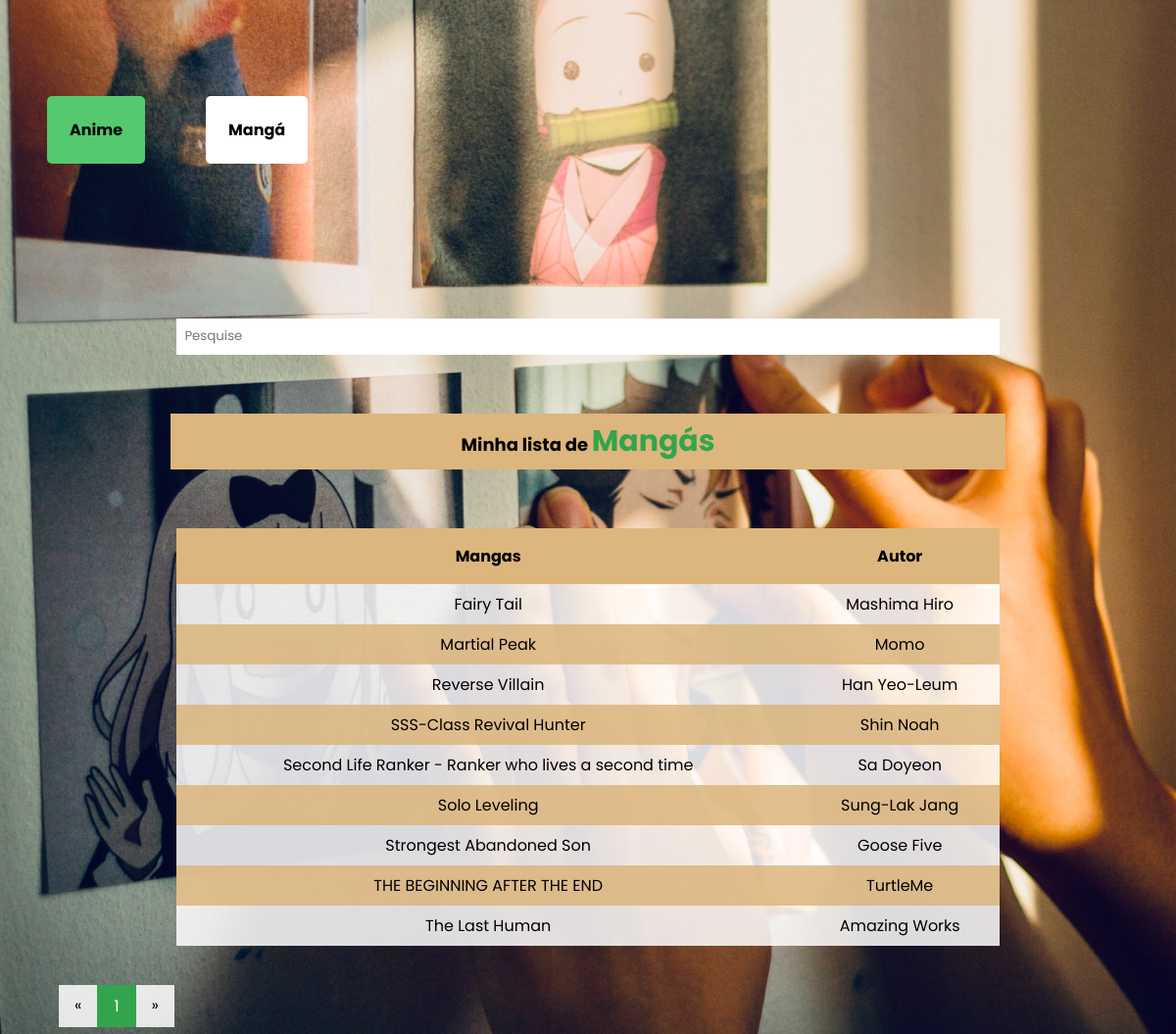
Page /manga/ on the committed database.
### anime/models.py (models this page shows, shortened)
class Manga(models.Model):
    nome = models.CharField(max_length=150)
    nome_alternativo = models.CharField(max_length=150, blank=True)
    ano_lancamento = models.DateField(default=timezone.now)
    autor = models.ForeignKey(Autor, on_delete=models.DO_NOTHING, default=4)
    foto = models.ImageField(blank=True, upload_to='fotos/fotos_manga/%Y%m%d')
    imagem_url = models.URLField(blank=True)
    '''def autores(self):
        return ','.join([autor.nome for autor in self.autor.all])'''

class Autor(models.Model):
    nome = models.CharField(max_length=100)
    def __str__(self):
        return self.nome

### anime/views.py (the view)
# urls.py: path('manga/', views.manga, name='manga'),
def manga(request):
    mangas = Manga.objects.order_by('nome')
    paginator = Paginator(mangas, 10)
    page = request.GET.get('p')
    mangas = paginator.get_page(page)
    return render(request, 'animes/manga.html', {
        'mangas': mangas
    })

### anime/templates/animes/manga.html (shortened to what this page needs)
{% load static %}
<!DOCTYPE html>
<html lang="pt">
<head>
    <link rel="stylesheet" href="{% static './estilo_img/anime.css' %}">
</head>
<body>
    <nav>
        <a href="{% url 'index' %}" id="menu_anime">Anime</a>
        <a href="{% url 'manga' %}" id="menu_manga">Mangá</a>
    </nav>
    <div id="div_de_pesquisa">
        <form method="get" action="{% url 'manga_busca' %}">
            <input type="search" name="termo" id="bara_de_pesquisa" placeholder="Pesquise">
        </form>
    </div>
    <p>Minha lista de <span>Mangás</span></p>
    <table>
        <thead>
            <tr>
                <th>Mangas</th>
                <th>Autor</th>
            </tr>
        </thead>
        <tbody>
            {% for manga in mangas %}
            <tr>
                <td><a href="{% url 'manga_detalhe' manga.id %}">{{manga.nome}}</a></td>
                <td>{{ manga.autor }}</td>
            </tr>
            {% endfor %}
        </tbody>
    </table>
    <div class="pagination">
        <a href="#">&laquo;</a>
        {% for pagina in mangas.paginator.page_range %}
            <a {% if mangas.number == pagina %} class="active" {% endif %} href="?p={{ pagina }}">{{pagina}}</a>
        {% endfor %}
        <a href="#">&raquo;</a>
    </div>
</body>
</html>

### templates/static/estilo_img/anime.css (style rules this page uses)
* { font-family: 'Poppins', sans-serif; margin: 0; }
body { background: #4b3e3eb2 url(./imagens/haikkyu.jpg) no-repeat fixed center; background-size: cover; }
nav { margin: 10% auto 15% 4%; }
#menu_manga { margin-left: 05%; }
nav a { text-decoration: none; background-color: #fff; padding: 2%; border-radius: 5px; font-weight: bold; color: #000; }
#menu_anime { background-color: #54C96D; }
#div_de_pesquisa { width: 100%; display: flex; }
form { margin: auto; width: 70%; }
input[type="search"] { border-style: none; width: 100%; padding: 1%; }
h1, p { background-color: rgba(220, 182, 125, 1); width: 70%; margin: 5% auto; padding: 0.5%; font-weight: bold; text-align: center; font-size: large; }
span { color: rgba(52, 164, 76, 1); font-size: 30px; }
table { width: 70%; margin: 3% auto 5vh auto; border-collapse: collapse;background-color: rgba(255, 255, 255, 0.85); }
th { background-color: rgba(220, 182, 125, 1); padding: 1rem; }
tbody td { padding: 0.5rem; }
td { text-align: center; }
tr a { text-decoration: none; color: #000; }
tr:nth-child(even) { background-color: rgba(220, 182, 125, 0.85); }
.pagination { display: inline-block; background-color:rgba(255, 255, 255, 0.85); margin: auto auto auto 5%; }
.pagination a { color: black; float: left; padding: 8px 16px; text-decoration: none; border: none; }
.pagination a.active { background-color: rgba(52, 164, 76); color: white; border: 1px solid rgba(52, 164, 76); }
.pagination a:first-child { border-top-left-radius: 5px; border-bottom-left-radius: 5px; }
.pagination a:last-child { border-top-right-radius: 5px; border-bottom-right-radius: 5px; }

### rows in the picture
Manga: nome "Fairy Tail", autor "Mashima Hiro"
Manga: nome "Martial Peak", autor "Momo"
Manga: nome "Reverse Villain", autor "Han Yeo-Leum"
Manga: nome "SSS-Class Revival Hunter", autor "Shin Noah"
Manga: nome "Second Life Ranker - Ranker who lives a second time", autor "Sa Doyeon"
Manga: nome "Solo Leveling", autor "Sung-Lak Jang"
Manga: nome "Strongest Abandoned Son", autor "Goose Five"
Manga: nome "THE BEGINNING AFTER THE END", autor "TurtleMe"
Manga: nome "The Last Human", autor "Amazing Works"

### other values in the picture
{{ pagina }} "1"
